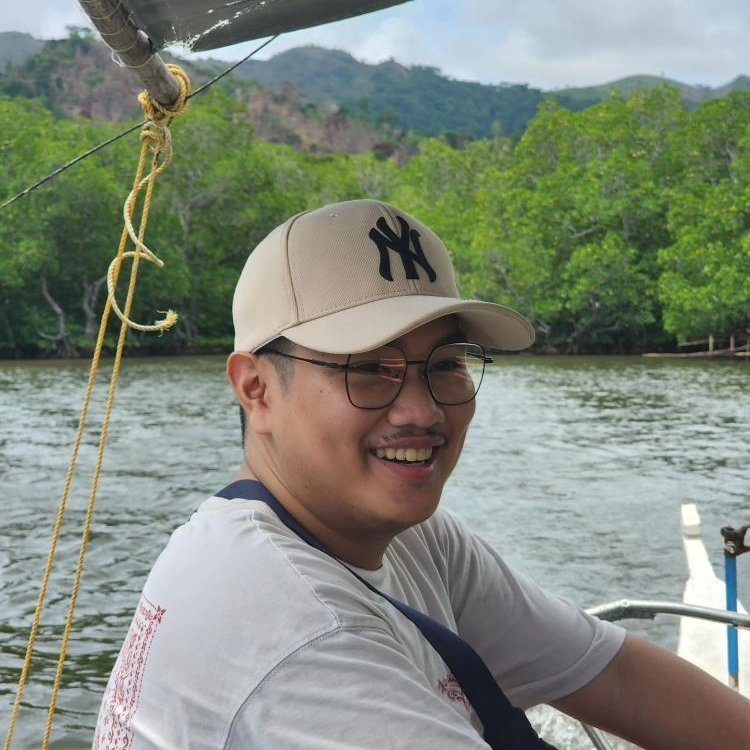
#> input picture nioshiii.jpg, 750 x 750 px, found by its file name
$ python exer4.py
#> lines starting #> are read from the running program, lines starting #| are printed output that depends on the picture
import cv2
import numpy as np
import matplotlib.pyplot as plt

I = cv2.imread(r"C:/Users/Niiyyoooww/Desktop/DIP/Nioshiii.jpg")
#> I is the input picture: shape (750, 750, 3); mean B, G, R 123.8, 137.3, 129.6
I = cv2.cvtColor(I, cv2.COLOR_BGR2RGB)

plt.subplot(4, 2, 1)
plt.imshow(I)
plt.title('Original Image')
plt.axis('off')

g = cv2.cvtColor(I, cv2.COLOR_RGB2GRAY)
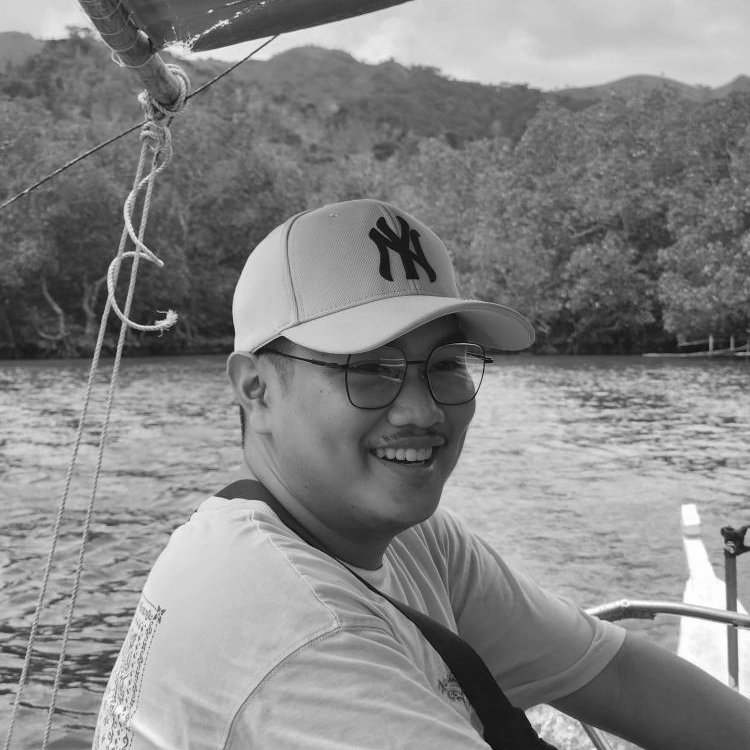
#> g: shape (750, 750); min 1, max 255, mean 133.5
plt.subplot(4, 2, 5)
plt.imshow(g, cmap='gray')
plt.title('Gray Image')
plt.axis('off')

J = cv2.normalize(g, None, alpha=0.3 * 255, beta=0.7 * 255, norm_type=cv2.NORM_MINMAX)
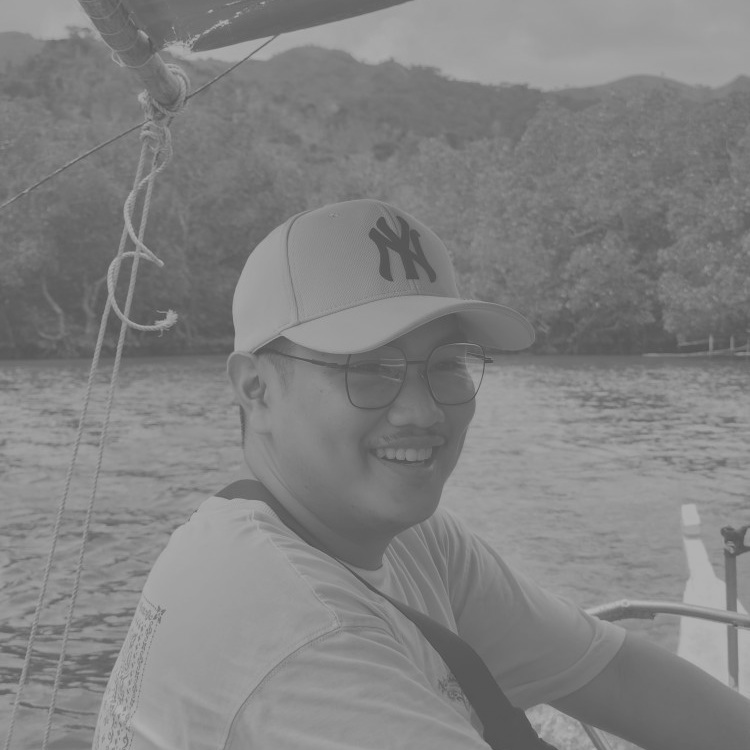
#> J: shape (750, 750); min 76, max 178, mean 129.7
plt.subplot(4, 2, 3)
plt.imshow(J, cmap='gray')
plt.title('Enhanced Image')
plt.axis('off')

D = cv2.normalize(I, None, alpha=0.2 * 255, beta=0.3 * 255, norm_type=cv2.NORM_MINMAX)
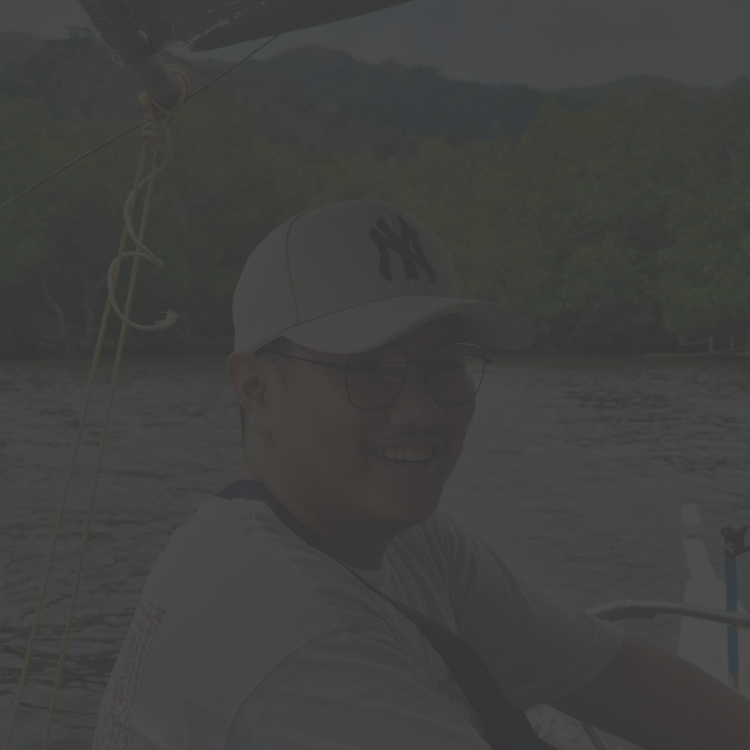
#> D: shape (750, 750, 3); mean R, G, B 64, 64.7, 63.4
D = cv2.normalize(D, None, alpha=0.6 * 255, beta=0.7 * 255, norm_type=cv2.NORM_MINMAX)
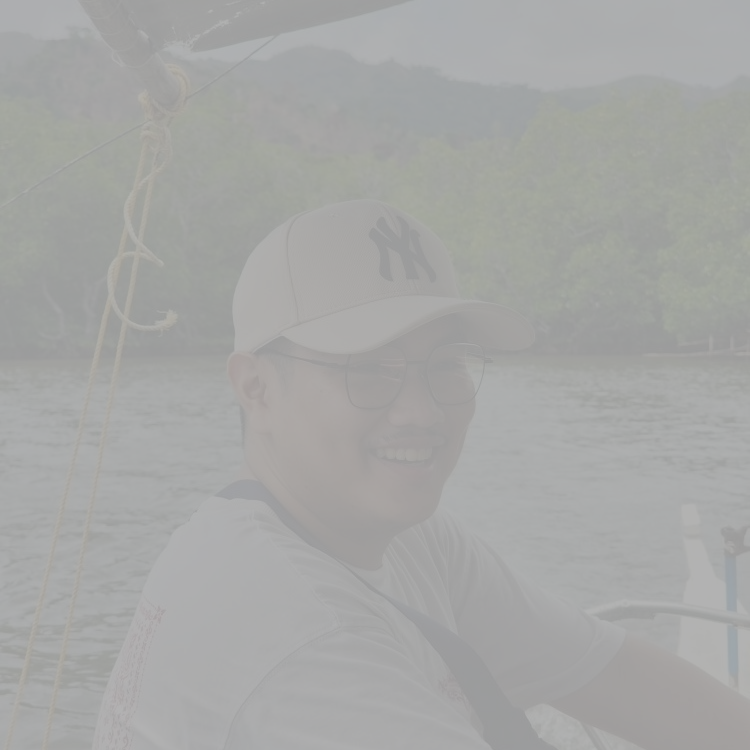
#> D: shape (750, 750, 3); mean R, G, B 166, 166.7, 165.4
plt.subplot(4, 2, 4)
plt.imshow(D)
plt.title('Enhanced Image 2')
plt.axis('off')

plt.subplot(4, 2, 7)
plt.hist(g.ravel(), bins=256, range=[0, 256])
plt.title('Histogram of Gray Image')

m = cv2.equalizeHist(g)
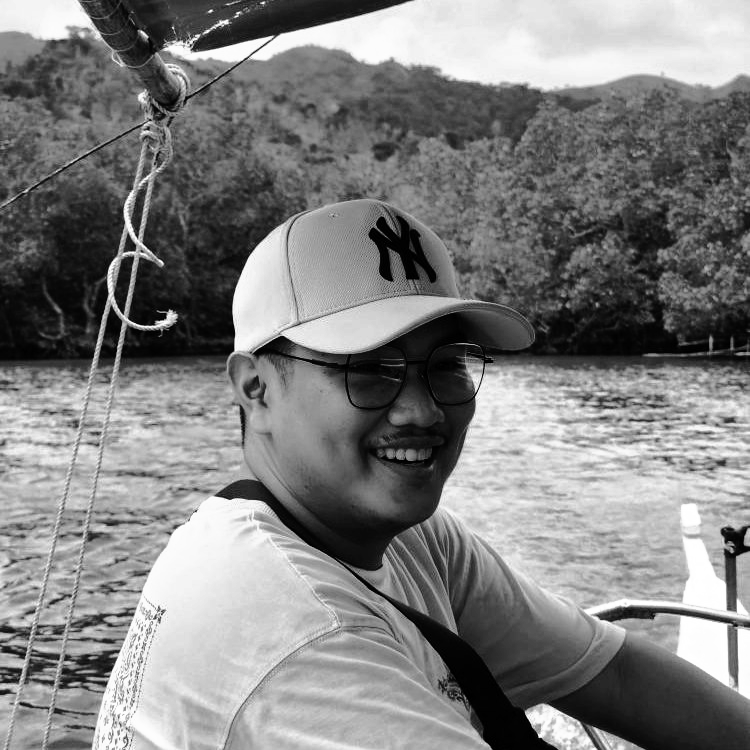
#> m: shape (750, 750); min 0, max 255, mean 128.2
plt.subplot(4, 2, 6)
plt.imshow(m, cmap='gray')
plt.title('Equalized Image')
plt.axis('off')

plt.subplot(4, 2, 8)
plt.hist(m.ravel(), bins=256, range=[0, 256])
plt.title('Histogram of Equalized Image')

plt.tight_layout()
plt.show()
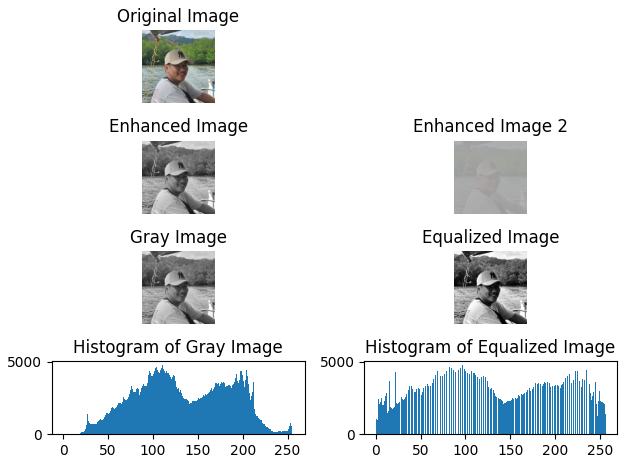
#> figure drawn by matplotlib, 7 panels; panel 5: tallest bar 4783 high, from x = 110 to 111; panel 7: tallest bar 4783 high, from x = 96 to 97

$ run again, with cancercell.jpg copied over nioshiii.jpg
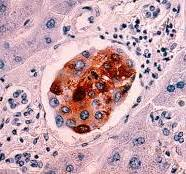
#> input picture cancercell.jpg, 186 x 174 px, found by its file name
#> I is the input picture: shape (174, 186, 3); mean B, G, R 173.1, 162.8, 197.5
#> `D = cv2.normalize(D, None, alpha=0.6 * 255, beta=0.7 * 255, norm_type=..`:
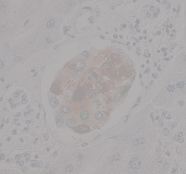
#> D: shape (174, 186, 3); mean R, G, B 172.7, 169.3, 170.3
#> `m = cv2.equalizeHist(g)`:
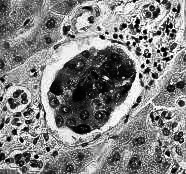
#> m: shape (174, 186); min 0, max 255, mean 128.3
